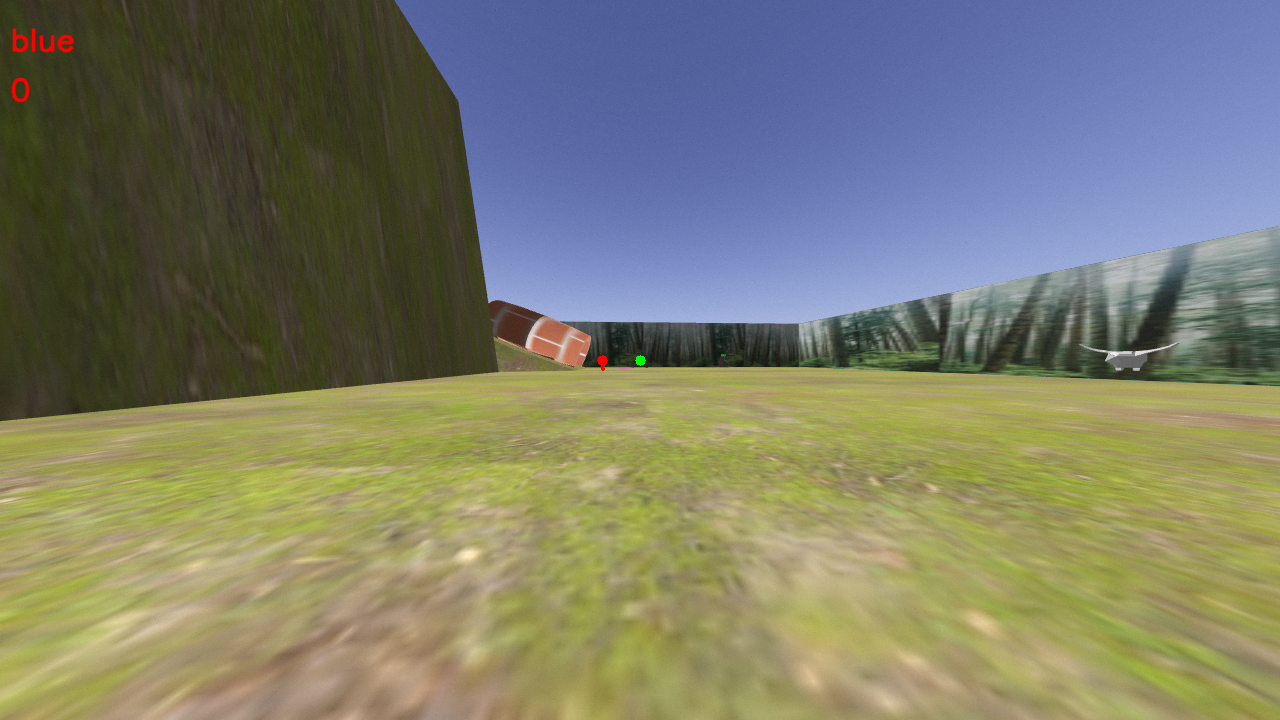
#> input picture image_testing/desert_images/image_6.png, 1280 x 720 px
$ python desert_driving.py
#> lines starting #> are read from the running program, lines starting #| are printed output that depends on the picture; after the words box and inside, x2 and y2 are one past the last pixel; in counts of white or black regions, pixels touching at a corner belong together
import cv2
import numpy as np
import os
"""Desert driving script
This is used to test the performance of the car in the desert environment.
"""

script_dir = os.path.dirname(os.path.abspath(__file__))
image = cv2.imread(os.path.join(script_dir, 'desert_images', 'image_6.png'))
#> image is the input picture: shape (720, 1280, 3); mean B, G, R 106.8, 125.6, 124.9

def process_image(image):
    lower_tunnel = np.array([80, 100, 185])
    upper_tunnel = np.array([95, 120, 195])

    tunnel_mask = cv2.inRange(image, lower_tunnel, upper_tunnel)
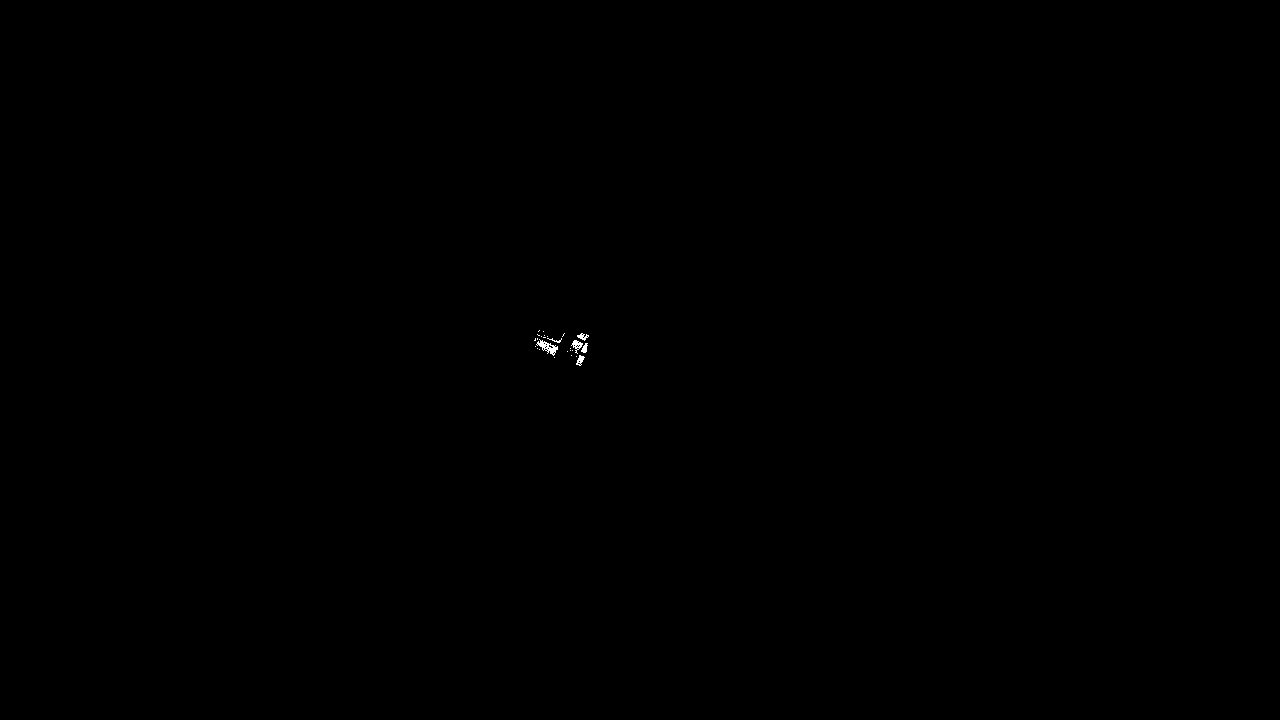
#> tunnel_mask: shape (720, 1280); 0.04% white in thin lines or dots, all inside (x1, y1, x2, y2) = (534, 330, 589, 366)
    tunnel_mask = cv2.dilate(tunnel_mask, np.ones((2,2),np.uint8),iterations = 3)
#> tunnel_mask: shape (720, 1280); 0.12% white; 2 white regions, box (x1, y1, x2, y2) and area: (534, 330, 568, 361) 578, (567, 333, 592, 369) 546
    image[tunnel_mask > 0] = 0
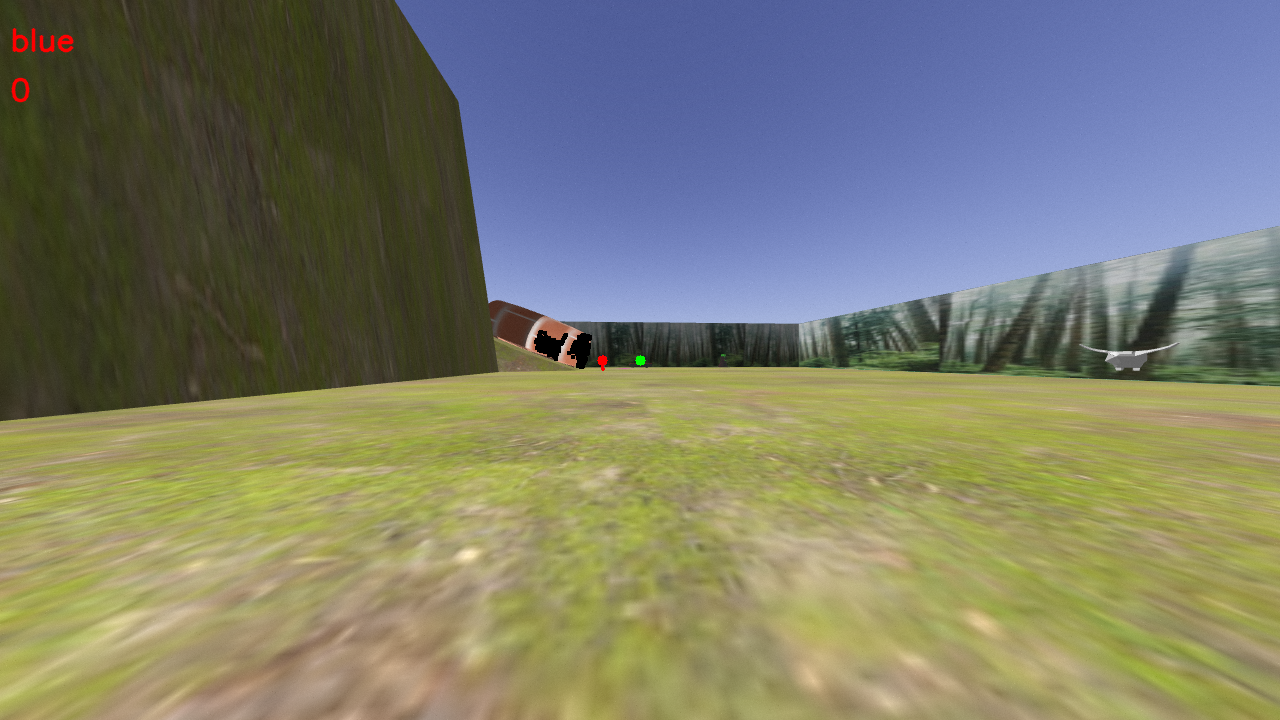
#> image: shape (720, 1280, 3); 0.12% of pixels changed, all inside (x1, y1, x2, y2) = (534, 330, 592, 369)


    return image, tunnel_mask

cv2.imshow('image', image)
img, mask = process_image(image)
cv2.imshow('mask', mask)
cv2.imshow('img', img)
cv2.waitKey(0)
cv2.destroyAllWindows()
